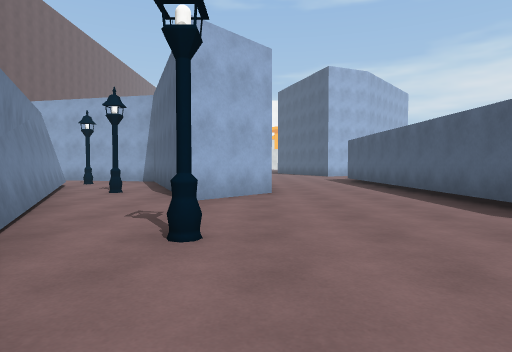
View 1 (above)

16 first-person views from a walk through a 3-D level made in the Unity game engine. The camera is 1.2 m above the floor, tilts 2° down and sees 75° across. The floor is counted in squares, 2 m on a side. Each view is taken from the middle of a square. On the plan, view 1 faces up. The plan holds only what a view shows up to about 10 squares ahead; the rest is blank. The place goes on beyond the plan. The player is left out. Some animated figures are left out. Surface patterns are stand-ins for the level's own textures.

View 2
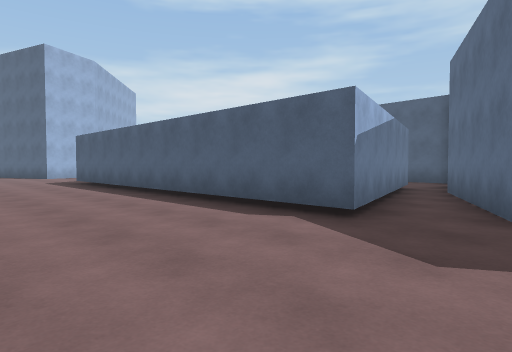

View 3
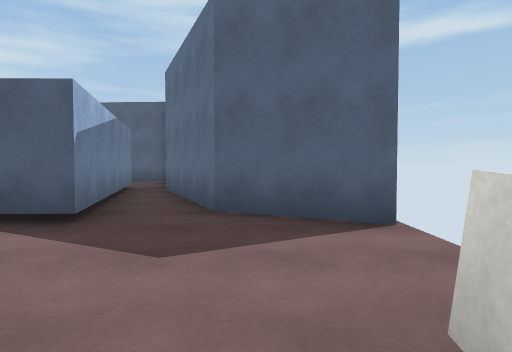

View 4
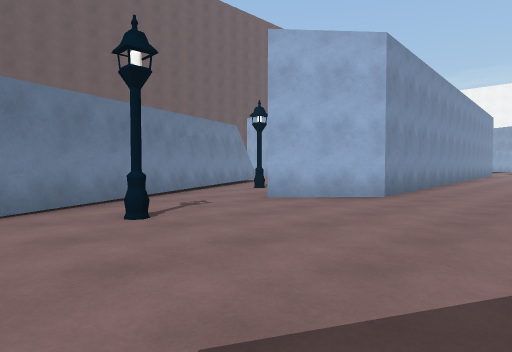

View 5
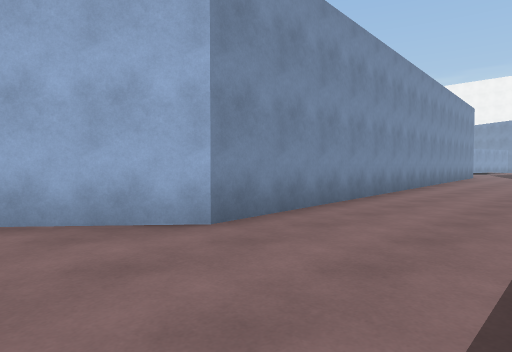

View 6
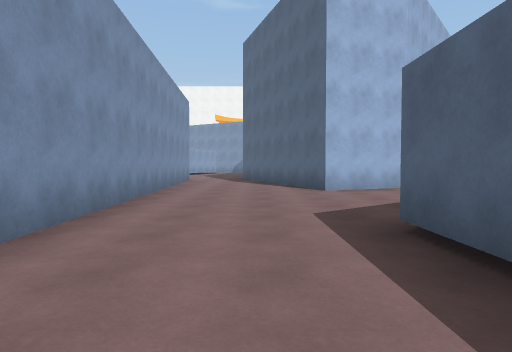

View 7
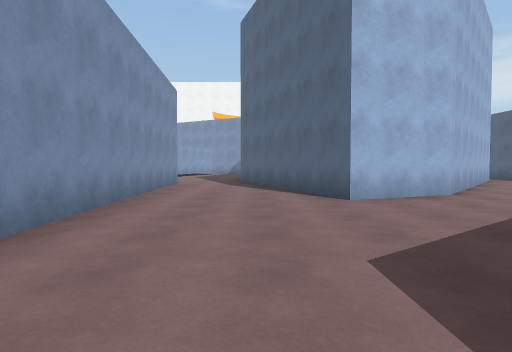

View 8
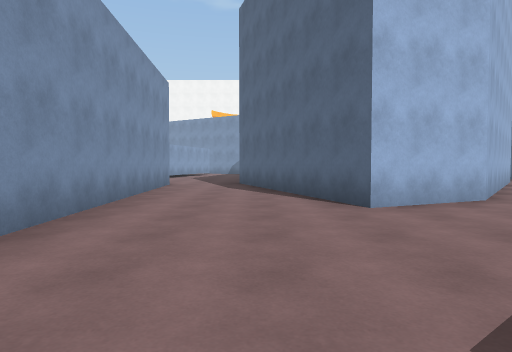

View 9
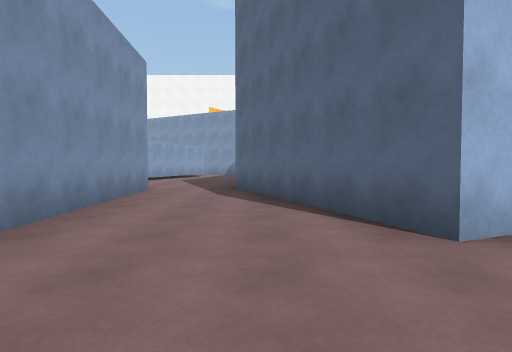

View 10
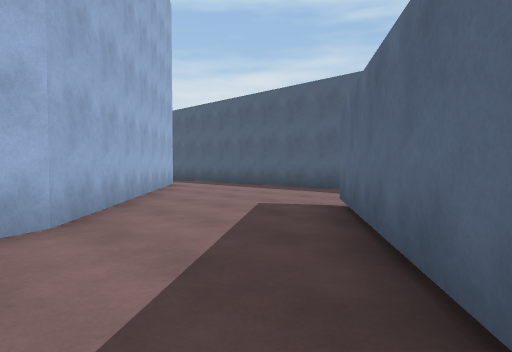

View 11
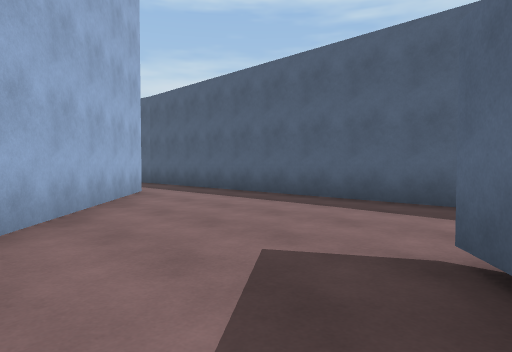

View 12
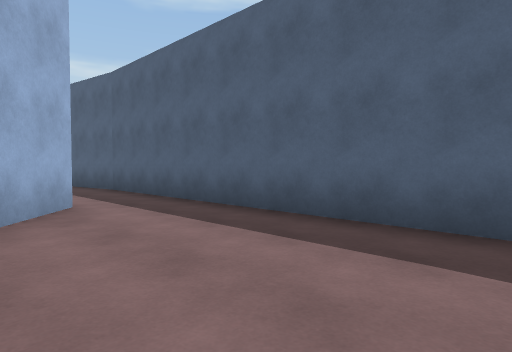

View 13
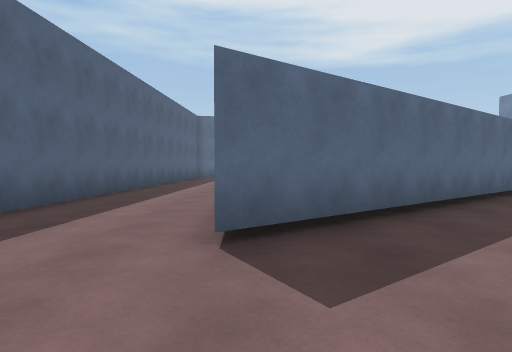

View 14
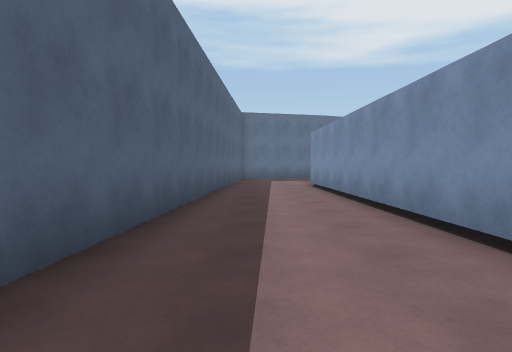

View 15
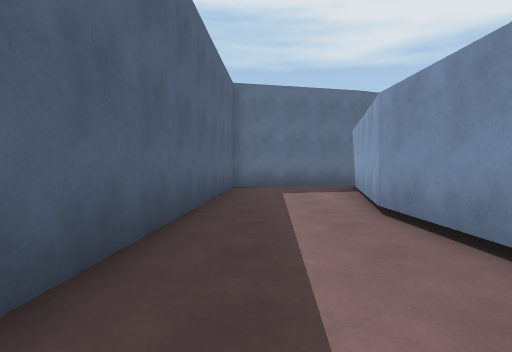

View 16
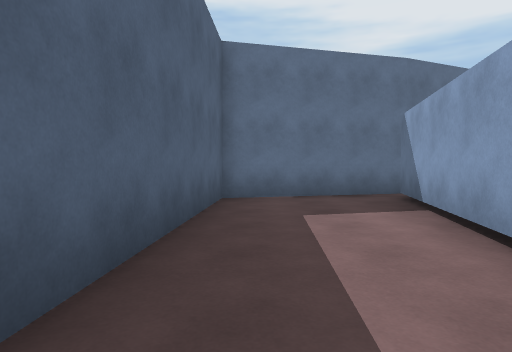

### Floor plan
Points are (right, up) in squares from view 1. A wall is a line through its corners. A room is listed if a view was taken in it or the views show most of it. See-through windows are left out.
Room 1 (views 1, 2, 3, 4, 5, 6, 7, 8, 9, 10)
walls: (4.1, 12.6) (6.1, 14.1); (-2.5, 3.3) (-1.6, 1.5); (3.6, 16.6) (2.1, 20.9); (8.5, 4.2) (3.4, 2.8) (3.3, 12.1); (3.3, -0.4) (4.2, 1.5) (8, 3.1); (-0.5, 19.4) (0.3, 7) (-1.1, 5.4)
ways out: opening at (5.5, 15.5) to room 2; opening at (-2, 4.5); opening at (0.5, 20.5)
objects: streetlight (-1, 3); other object (1, 0)
Room 2 (views 11, 12, 13, 14, 15, 16)
walls: (9.3, 15.9) (9.5, 8.9); (12.3, 17.2) (12.2, 26); (6.1, 14.1) (9.4, 16.6); (10.5, 23.1) (5.8, 17.5) (3.6, 16.6); (9.5, 9) (8.5, 4.2); (12.2, 25.9) (11.9, 28); (8, 3.2) (11.6, 4.1) (12.3, 16.4)
ways out: opening at (5.5, 15.5) to room 1

Where each view was taken, in squares from view 1:
view 1: 0 up, 0 right, facing up
view 2: 1 up, 0 right, facing up-right
view 3: 1 up, 0 right, facing right
view 4: 1 up, 3 right, facing up-left
view 5: 5 up, 3 right, facing up-left
view 6: 9 up, 2 right, facing up
view 7: 11 up, 2 right, facing up
view 8: 12 up, 2 right, facing up
view 9: 14 up, 2 right, facing up
view 10: 14 up, 5 right, facing up-right
view 11: 16 up, 7 right, facing up-right
view 12: 18 up, 9 right, facing up-right
view 13: 19 up, 9 right, facing down
view 14: 18 up, 11 right, facing down
view 15: 13 up, 11 right, facing down
view 16: 10 up, 11 right, facing down
